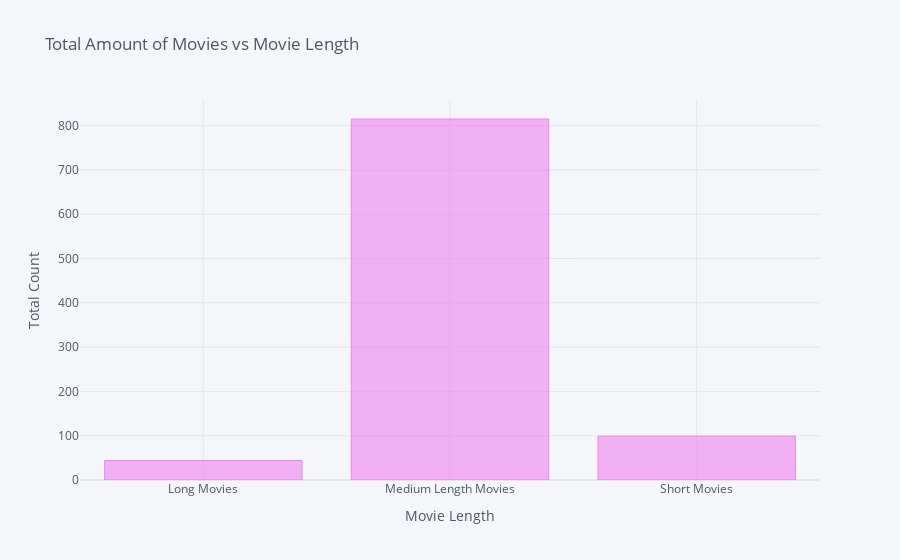

The cell this chart's notebook holds for it:
### Code cell
length_films.iplot(kind='bar',title='Total Amount of Movies vs Movie Length',xTitle='Movie Length',yTitle='Total Count',color='violet')

### Figure 1 — Plotly figure (JSON) as saved in the notebook; plotly's stock layout.template omitted (floating-point values rounded to 4 significant figures)
{"data": [{"marker": {"color": "rgba(238, 130, 238, 0.6)", "line": {"color": "rgba(238, 130, 238, 1.0)", "width": 1}}, "name": "Count", "orientation": "v", "text": "", "type": "bar", "x": ["Long Movies", "Medium Length Movies", "Short Movies"], "y": [44, 815, 99]}], "layout": {"legend": {"bgcolor": "#F5F6F9", "font": {"color": "#4D5663"}}, "paper_bgcolor": "#F5F6F9", "plot_bgcolor": "#F5F6F9", "title": {"font": {"color": "#4D5663"}, "text": "Total Amount of Movies vs Movie Length"}, "xaxis": {"gridcolor": "#E1E5ED", "showgrid": true, "tickfont": {"color": "#4D5663"}, "title": {"font": {"color": "#4D5663"}, "text": "Movie Length"}, "zerolinecolor": "#E1E5ED"}, "yaxis": {"gridcolor": "#E1E5ED", "showgrid": true, "tickfont": {"color": "#4D5663"}, "title": {"font": {"color": "#4D5663"}, "text": "Total Count"}, "zerolinecolor": "#E1E5ED"}}}
